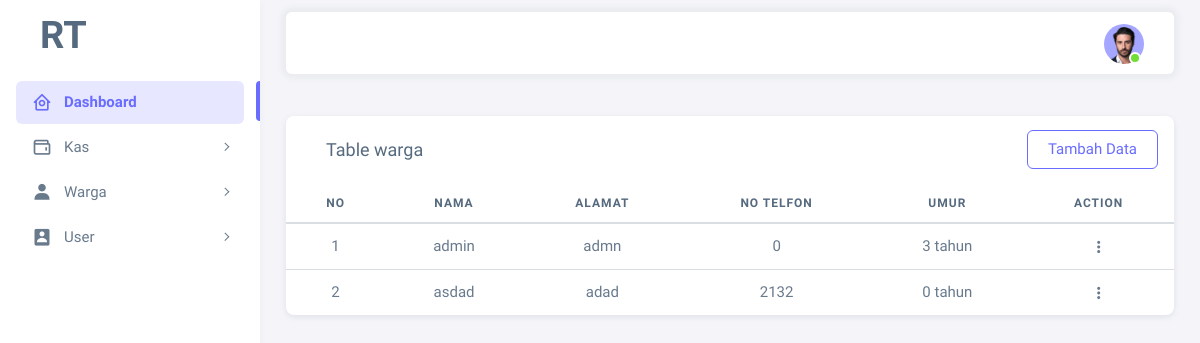
Screenshot of /dataWarga (signed in) with the database file from the repository.
### tables this page shows
CREATE TABLE `warga` (
  `NIK` int(16) NOT NULL,
  `nama` varchar(100) NOT NULL,
  `alamat` text NOT NULL,
  `no_telfon` int(11) NOT NULL,
  `pekerjaan` varchar(100) NOT NULL,
  `status` varchar(100) NOT NULL,
  `jenis_kelamin` enum('Laki-Laki','Perempuan') NOT NULL,
  `tanggal_lahir` date NOT NULL
);

### app/core/View.php (called while the page is built, shortened)
<?php
class View
{
    public function __construct($view, $data = [], $template)
    {
        $this->renderTemplate('app/views/' . $view . '.php', $data, $template);
    }
    public function renderTemplate($render, $data, $template)
    {
        require_once 'app/views/template/' . $template . '.php';
    }
}

### app/core/Controller.php (called while the page is built, shortened)
<?php
class Controller
{
    public function view($view, $data = [], $template)
    {
        $this->render = new View($view, $data, $template);
    }
}

### app/controllers/dataWarga.php (called while the page is built, shortened)
<?php
class dataWarga extends Controller
{
    public function index()
    {
        $data['active'] = 'dataWarga';
        $data['title'] = 'Data warga';
        $data['warga'] = $this->model('dataWargaModel')->getInfo();
        $data['id'] = $this->model('dataWargaModel')->getInfo()->fetch_assoc();
        $data['info'] = $this->model('dataInfoModel')->getInfo();
        $this->view('admin/warga//index', $data, 'default');
    }
}

### app/core/App.php (called while the page is built, shortened)
<?php
class App
{
    protected $method = 'index';
    protected $params = [];
    public function __construct()
    {
        $this->controller = new $this->controller;
        call_user_func_array([$this->controller, $this->method], $this->params);
    }
}

### app/init.php (called while the page is built, shortened)
<?php
$app = new App;

### index.php (called while the page is built)
<?php
    include './app/init.php';
?>

### app/core/Database.php (called while the page is built, shortened)
<?php
class Database
{
    private $host = HOST;
    private $user = USER;
    private $pass = PASS;
    private $db = DB;
    public function __construct()
    {
        $this->connect = new mysqli($this->host, $this->user, $this->pass, $this->db);
    }
}

### app/models/dataWargaModel.php (called while the page is built, shortened)
<?php
class dataWargaModel extends Database
{
    public function getInfo()
    {
        $query = $this->connect->query("SELECT * FROM warga");
        return $query;
    }
}

### app/views/admin/warga/index.php (the view, shortened to what this page needs)
<div class="card">
    <div class="d-flex align-items-center justify-content-between px-3 ">
        <h5 class="card-header">Table warga</h5>
        <a href="<?= BASE_URL . 'dataWarga/tambah' ?>" class="btn btn-small btn-outline-primary ">Tambah Data</a>
    </div>
    <div class="table-responsive text-nowrap text-center">
        <table class="table">
            <thead>
                <tr>
                    <th>No</th>
                    <th>Nama</th>
                    <th>Alamat</th>
                    <th>No Telfon</th>
                    <th>Umur</th>
                    <th>Action</th>
                </tr>
            </thead>
            <tbody class="table-border-bottom-0">
                <tr>
                    <?php
                    $no = 1;
                    ?>
                    <?php foreach ($data['warga'] as $warga) : ?>
                    <td><?= $no++ ?></td>
                    <td><?= $warga['nama'] ?></td>
                    <td><?= $warga['alamat'] ?></td>
                    <td><?= $warga['no_telfon'] ?></td>
                    <td>
                        <?php
                            $lahir = new DateTime($warga['tanggal_lahir']);
                            $today = new DateTime();
                            $umur = $today->diff($lahir);
                            echo $umur->y . " tahun";
                            ?>
                    <td>
                        <div class="dropdown">
                            <button type="button" class="btn p-0 dropdown-toggle hide-arrow" data-bs-toggle="dropdown">
                                <i class="bx bx-dots-vertical-rounded"></i>
                            </button>
                        </div>
                    </td>
                </tr>
                <?php endforeach; ?>
            </tbody>
        </table>
    </div>
</div>

### rows the page displays
warga: nama "admin", alamat "admn", no_telfon "0", tanggal_lahir "3"
warga: nama "asdad", alamat "adad", no_telfon "2132", tanggal_lahir "0"
